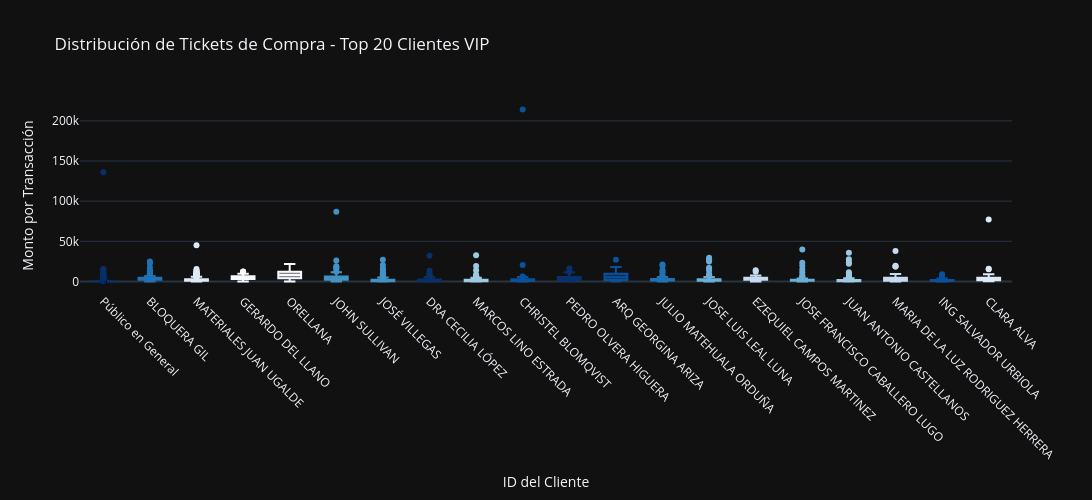

The cell this chart's notebook holds for it:
### Code cell
fig = px.box(
    df_top_20_completo,
    x="cliente",
    y="total",
    color="cliente", 
    color_discrete_sequence=px.colors.sequential.Blues_r,
    title="Distribución de Tickets de Compra - Top 20 Clientes VIP",
    labels={
        "cliente": "ID del Cliente",
        "total": "Monto por Transacción",
    },
)
fig.update_layout(
    xaxis_tickangle=45,  
    width=1100,  
    height=500,  
    showlegend=False,
    template="plotly_dark",
)
fig.update_xaxes(categoryorder="array", categoryarray=top_20_clientes.index)
fig.show()

### Figure 1 — Plotly figure (JSON) as saved in the notebook; plotly's stock layout.template omitted (floating-point values rounded to 4 significant figures; data arrays with more than 128 entries replaced by an {"elided": "..."} marker saying what was removed)
{"data": [{"alignmentgroup": "True", "hovertemplate": "ID del Cliente=%{x}<br>Monto por Transacción=%{y}<extra></extra>", "legendgroup": "Público en General", "marker": {"color": "rgb(8,48,107)"}, "name": "Público en General", "notched": false, "offsetgroup": "Público en General", "orientation": "v", "showlegend": true, "type": "box", "x": {"elided": "25026 str values"}, "x0": " ", "xaxis": "x", "y": {"elided": "25026 float values"}, "y0": " ", "yaxis": "y"}, {"alignmentgroup": "True", "hovertemplate": "ID del Cliente=%{x}<br>Monto por Transacción=%{y}<extra></extra>", "legendgroup": "ING SALVADOR URBIOLA", "marker": {"color": "rgb(8,81,156)"}, "name": "ING SALVADOR URBIOLA", "notched": false, "offsetgroup": "ING SALVADOR URBIOLA", "orientation": "v", "showlegend": true, "type": "box", "x": {"elided": "262 str values"}, "x0": " ", "xaxis": "x", "y": {"elided": "262 float values"}, "y0": " ", "yaxis": "y"}, {"alignmentgroup": "True", "hovertemplate": "ID del Cliente=%{x}<br>Monto por Transacción=%{y}<extra></extra>", "legendgroup": "BLOQUERA GIL", "marker": {"color": "rgb(33,113,181)"}, "name": "BLOQUERA GIL", "notched": false, "offsetgroup": "BLOQUERA GIL", "orientation": "v", "showlegend": true, "type": "box", "x": {"elided": "386 str values"}, "x0": " ", "xaxis": "x", "y": {"elided": "386 float values"}, "y0": " ", "yaxis": "y"}, {"alignmentgroup": "True", "hovertemplate": "ID del Cliente=%{x}<br>Monto por Transacción=%{y}<extra></extra>", "legendgroup": "JOSÉ VILLEGAS", "marker": {"color": "rgb(66,146,198)"}, "name": "JOSÉ VILLEGAS", "notched": false, "offsetgroup": "JOSÉ VILLEGAS", "orientation": "v", "showlegend": true, "type": "box", "x": {"elided": "324 str values"}, "x0": " ", "xaxis": "x", "y": {"elided": "324 float values"}, "y0": " ", "yaxis": "y"}, {"alignmentgroup": "True", "hovertemplate": "ID del Cliente=%{x}<br>Monto por Transacción=%{y}<extra></extra>", "legendgroup": "JOSE FRANCISCO CABALLERO LUGO", "marker": {"color": "rgb(107,174,214)"}, "name": "JOSE FRANCISCO CABALLERO LUGO", "notched": false, "offsetgroup": "JOSE FRANCISCO CABALLERO LUGO", "orientation": "v", "showlegend": true, "type": "box", "x": {"elided": "173 str values"}, "x0": " ", "xaxis": "x", "y": {"elided": "173 float values"}, "y0": " ", "yaxis": "y"}, {"alignmentgroup": "True", "hovertemplate": "ID del Cliente=%{x}<br>Monto por Transacción=%{y}<extra></extra>", "legendgroup": "MARCOS LINO ESTRADA", "marker": {"color": "rgb(158,202,225)"}, "name": "MARCOS LINO ESTRADA", "notched": false, "offsetgroup": "MARCOS LINO ESTRADA", "orientation": "v", "showlegend": true, "type": "box", "x": {"elided": "323 str values"}, "x0": " ", "xaxis": "x", "y": {"elided": "323 float values"}, "y0": " ", "yaxis": "y"}, {"alignmentgroup": "True", "hovertemplate": "ID del Cliente=%{x}<br>Monto por Transacción=%{y}<extra></extra>", "legendgroup": "EZEQUIEL CAMPOS MARTINEZ", "marker": {"color": "rgb(198,219,239)"}, "name": "EZEQUIEL CAMPOS MARTINEZ", "notched": false, "offsetgroup": "EZEQUIEL CAMPOS MARTINEZ", "orientation": "v", "showlegend": true, "type": "box", "x": ["EZEQUIEL CAMPOS MARTINEZ", "EZEQUIEL CAMPOS MARTINEZ", "EZEQUIEL CAMPOS MARTINEZ", "EZEQUIEL CAMPOS MARTINEZ", "EZEQUIEL CAMPOS MARTINEZ", "EZEQUIEL CAMPOS MARTINEZ", "EZEQUIEL CAMPOS MARTINEZ", "EZEQUIEL CAMPOS MARTINEZ", "EZEQUIEL CAMPOS MARTINEZ", "EZEQUIEL CAMPOS MARTINEZ", "EZEQUIEL CAMPOS MARTINEZ", "EZEQUIEL CAMPOS MARTINEZ", "EZEQUIEL CAMPOS MARTINEZ", "EZEQUIEL CAMPOS MARTINEZ", "EZEQUIEL CAMPOS MARTINEZ", "EZEQUIEL CAMPOS MARTINEZ", "EZEQUIEL CAMPOS MARTINEZ", "EZEQUIEL CAMPOS MARTINEZ", "EZEQUIEL CAMPOS MARTINEZ", "EZEQUIEL CAMPOS MARTINEZ", "EZEQUIEL CAMPOS MARTINEZ", "EZEQUIEL CAMPOS MARTINEZ", "EZEQUIEL CAMPOS MARTINEZ", "EZEQUIEL CAMPOS MARTINEZ", "EZEQUIEL CAMPOS MARTINEZ", "EZEQUIEL CAMPOS MARTINEZ", "EZEQUIEL CAMPOS MARTINEZ", "EZEQUIEL CAMPOS MARTINEZ", "EZEQUIEL CAMPOS MARTINEZ", "EZEQUIEL CAMPOS MARTINEZ", "EZEQUIEL CAMPOS MARTINEZ", "EZEQUIEL CAMPOS MARTINEZ", "EZEQUIEL CAMPOS MARTINEZ", "EZEQUIEL CAMPOS MARTINEZ", "EZEQUIEL CAMPOS MARTINEZ", "EZEQUIEL CAMPOS MARTINEZ", "EZEQUIEL CAMPOS MARTINEZ", "EZEQUIEL CAMPOS MARTINEZ", "EZEQUIEL CAMPOS MARTINEZ", "EZEQUIEL CAMPOS MARTINEZ", "EZEQUIEL CAMPOS MARTINEZ", "EZEQUIEL CAMPOS MARTINEZ", "EZEQUIEL CAMPOS MARTINEZ", "EZEQUIEL CAMPOS MARTINEZ", "EZEQUIEL CAMPOS MARTINEZ", "EZEQUIEL CAMPOS MARTINEZ", "EZEQUIEL CAMPOS MARTINEZ", "EZEQUIEL CAMPOS MARTINEZ", "EZEQUIEL CAMPOS MARTINEZ", "EZEQUIEL CAMPOS MARTINEZ", "EZEQUIEL CAMPOS MARTINEZ", "EZEQUIEL CAMPOS MARTINEZ", "EZEQUIEL CAMPOS MARTINEZ", "EZEQUIEL CAMPOS MARTINEZ", "EZEQUIEL CAMPOS MARTINEZ", "EZEQUIEL CAMPOS MARTINEZ", "EZEQUIEL CAMPOS MARTINEZ", "EZEQUIEL CAMPOS MARTINEZ", "EZEQUIEL CAMPOS MARTINEZ", "EZEQUIEL CAMPOS MARTINEZ", "EZEQUIEL CAMPOS MARTINEZ", "EZEQUIEL CAMPOS MARTINEZ", "EZEQUIEL CAMPOS MARTINEZ", "EZEQUIEL CAMPOS MARTINEZ", "EZEQUIEL CAMPOS MARTINEZ", "EZEQUIEL CAMPOS MARTINEZ", "EZEQUIEL CAMPOS MARTINEZ", "EZEQUIEL CAMPOS MARTINEZ", "EZEQUIEL CAMPOS MARTINEZ", "EZEQUIEL CAMPOS MARTINEZ", "EZEQUIEL CAMPOS MARTINEZ", "EZEQUIEL CAMPOS MARTINEZ", "EZEQUIEL CAMPOS MARTINEZ", "EZEQUIEL CAMPOS MARTINEZ", "EZEQUIEL CAMPOS MARTINEZ", "EZEQUIEL CAMPOS MARTINEZ", "EZEQUIEL CAMPOS MARTINEZ", "EZEQUIEL CAMPOS MARTINEZ", "EZEQUIEL CAMPOS MARTINEZ", "EZEQUIEL CAMPOS MARTINEZ", "EZEQUIEL CAMPOS MARTINEZ", "EZEQUIEL CAMPOS MARTINEZ", "EZEQUIEL CAMPOS MARTINEZ", "EZEQUIEL CAMPOS MARTINEZ", "EZEQUIEL CAMPOS MARTINEZ", "EZEQUIEL CAMPOS MARTINEZ", "EZEQUIEL CAMPOS MARTINEZ", "EZEQUIEL CAMPOS MARTINEZ", "EZEQUIEL CAMPOS MARTINEZ", "EZEQUIEL CAMPOS MARTINEZ", "EZEQUIEL CAMPOS MARTINEZ", "EZEQUIEL CAMPOS MARTINEZ", "EZEQUIEL CAMPOS MARTINEZ", "EZEQUIEL CAMPOS MARTINEZ", "EZEQUIEL CAMPOS MARTINEZ", "EZEQUIEL CAMPOS MARTINEZ", "EZEQUIEL CAMPOS MARTINEZ", "EZEQUIEL CAMPOS MARTINEZ", "EZEQUIEL CAMPOS MARTINEZ", "EZEQUIEL CAMPOS MARTINEZ", "EZEQUIEL CAMPOS MARTINEZ", "EZEQUIEL CAMPOS MARTINEZ"], "x0": " ", "xaxis": "x", "y": [2715.0, 3308.0, 3285.0, 792.0, 1975.0, 1530.0, 738.0, 2171.0, 61.0, 12050.0, 14040.0, 4480.0, 2260.0, 2712.0, 3584.0, 2240.0, 4480.0, 3360.0, 4440.0, 3330.0, 3300.0, 3330.0, 3330.0, 1105.0, 3315.0, 6630.0, 3315.0, 1105.0, 3315.0, 1768.0, 3315.0, 2664.0, 3330.0, 2220.0, 4560.0, 1792.0, 2220.0, 4440.0, 2220.0, 3330.0, 3330.0, 4440.0, 4400.0, 2640.0, 1100.0, 4400.0, 4400.0, 3270.0, 3270.0, 1308.0, 4500.0, 4500.0, 1350.0, 4500.0, 1800.0, 5625.0, 1575.0, 453.0, 4600.0, 3450.0, 3450.0, 3450.0, 5750.0, 5750.0, 5750.0, 2300.0, 6900.0, 5750.0, 4104.0, 2736.0, 4520.0, 1596.0, 5650.0, 6660.0, 3420.0, 1596.0, 5244.0, 4520.0, 5875.0, 948.0, 5875.0, 948.0, 5925.0, 1200.0, 5925.0, 1180.0, 4800.0, 2940.0, 735.0, 6125.0, 980.0, 7350.0, 1225.0, 4900.0, 2450.0, 3675.0, 2450.0, 2450.0, 36.0, 1470.0, 4900.0, 3675.0], "y0": " ", "yaxis": "y"}, {"alignmentgroup": "True", "hovertemplate": "ID del Cliente=%{x}<br>Monto por Transacción=%{y}<extra></extra>", "legendgroup": "MATERIALES JUAN UGALDE", "marker": {"color": "rgb(222,235,247)"}, "name": "MATERIALES JUAN UGALDE", "notched": false, "offsetgroup": "MATERIALES JUAN UGALDE", "orientation": "v", "showlegend": true, "type": "box", "x": {"elided": "554 str values"}, "x0": " ", "xaxis": "x", "y": {"elided": "554 float values"}, "y0": " ", "yaxis": "y"}, {"alignmentgroup": "True", "hovertemplate": "ID del Cliente=%{x}<br>Monto por Transacción=%{y}<extra></extra>", "legendgroup": "GERARDO DEL LLANO", "marker": {"color": "rgb(247,251,255)"}, "name": "GERARDO DEL LLANO", "notched": false, "offsetgroup": "GERARDO DEL LLANO", "orientation": "v", "showlegend": true, "type": "box", "x": {"elided": "155 str values"}, "x0": " ", "xaxis": "x", "y": {"elided": "155 float values"}, "y0": " ", "yaxis": "y"}, {"alignmentgroup": "True", "hovertemplate": "ID del Cliente=%{x}<br>Monto por Transacción=%{y}<extra></extra>", "legendgroup": "DRA CECILIA LÓPEZ", "marker": {"color": "rgb(8,48,107)"}, "name": "DRA CECILIA LÓPEZ", "notched": false, "offsetgroup": "DRA CECILIA LÓPEZ", "orientation": "v", "showlegend": true, "type": "box", "x": {"elided": "358 str values"}, "x0": " ", "xaxis": "x", "y": {"elided": "358 float values"}, "y0": " ", "yaxis": "y"}, {"alignmentgroup": "True", "hovertemplate": "ID del Cliente=%{x}<br>Monto por Transacción=%{y}<extra></extra>", "legendgroup": "CHRISTEL BLOMQVIST", "marker": {"color": "rgb(8,81,156)"}, "name": "CHRISTEL BLOMQVIST", "notched": false, "offsetgroup": "CHRISTEL BLOMQVIST", "orientation": "v", "showlegend": true, "type": "box", "x": ["CHRISTEL BLOMQVIST", "CHRISTEL BLOMQVIST", "CHRISTEL BLOMQVIST", "CHRISTEL BLOMQVIST", "CHRISTEL BLOMQVIST", "CHRISTEL BLOMQVIST", "CHRISTEL BLOMQVIST", "CHRISTEL BLOMQVIST", "CHRISTEL BLOMQVIST", "CHRISTEL BLOMQVIST", "CHRISTEL BLOMQVIST", "CHRISTEL BLOMQVIST", "CHRISTEL BLOMQVIST", "CHRISTEL BLOMQVIST", "CHRISTEL BLOMQVIST", "CHRISTEL BLOMQVIST", "CHRISTEL BLOMQVIST", "CHRISTEL BLOMQVIST", "CHRISTEL BLOMQVIST", "CHRISTEL BLOMQVIST", "CHRISTEL BLOMQVIST", "CHRISTEL BLOMQVIST", "CHRISTEL BLOMQVIST", "CHRISTEL BLOMQVIST", "CHRISTEL BLOMQVIST", "CHRISTEL BLOMQVIST", "CHRISTEL BLOMQVIST", "CHRISTEL BLOMQVIST", "CHRISTEL BLOMQVIST", "CHRISTEL BLOMQVIST", "CHRISTEL BLOMQVIST", "CHRISTEL BLOMQVIST", "CHRISTEL BLOMQVIST", "CHRISTEL BLOMQVIST", "CHRISTEL BLOMQVIST", "CHRISTEL BLOMQVIST", "CHRISTEL BLOMQVIST", "CHRISTEL BLOMQVIST", "CHRISTEL BLOMQVIST", "CHRISTEL BLOMQVIST", "CHRISTEL BLOMQVIST", "CHRISTEL BLOMQVIST", "CHRISTEL BLOMQVIST", "CHRISTEL BLOMQVIST", "CHRISTEL BLOMQVIST", "CHRISTEL BLOMQVIST", "CHRISTEL BLOMQVIST", "CHRISTEL BLOMQVIST", "CHRISTEL BLOMQVIST", "CHRISTEL BLOMQVIST", "CHRISTEL BLOMQVIST", "CHRISTEL BLOMQVIST", "CHRISTEL BLOMQVIST", "CHRISTEL BLOMQVIST", "CHRISTEL BLOMQVIST", "CHRISTEL BLOMQVIST", "CHRISTEL BLOMQVIST", "CHRISTEL BLOMQVIST", "CHRISTEL BLOMQVIST", "CHRISTEL BLOMQVIST", "CHRISTEL BLOMQVIST", "CHRISTEL BLOMQVIST", "CHRISTEL BLOMQVIST", "CHRISTEL BLOMQVIST", "CHRISTEL BLOMQVIST", "CHRISTEL BLOMQVIST", "CHRISTEL BLOMQVIST", "CHRISTEL BLOMQVIST", "CHRISTEL BLOMQVIST", "CHRISTEL BLOMQVIST", "CHRISTEL BLOMQVIST", "CHRISTEL BLOMQVIST", "CHRISTEL BLOMQVIST", "CHRISTEL BLOMQVIST", "CHRISTEL BLOMQVIST", "CHRISTEL BLOMQVIST", "CHRISTEL BLOMQVIST", "CHRISTEL BLOMQVIST", "CHRISTEL BLOMQVIST", "CHRISTEL BLOMQVIST", "CHRISTEL BLOMQVIST", "CHRISTEL BLOMQVIST", "CHRISTEL BLOMQVIST", "CHRISTEL BLOMQVIST", "CHRISTEL BLOMQVIST", "CHRISTEL BLOMQVIST", "CHRISTEL BLOMQVIST", "CHRISTEL BLOMQVIST", "CHRISTEL BLOMQVIST", "CHRISTEL BLOMQVIST", "CHRISTEL BLOMQVIST", "CHRISTEL BLOMQVIST", "CHRISTEL BLOMQVIST", "CHRISTEL BLOMQVIST", "CHRISTEL BLOMQVIST", "CHRISTEL BLOMQVIST", "CHRISTEL BLOMQVIST", "CHRISTEL BLOMQVIST", "CHRISTEL BLOMQVIST", "CHRISTEL BLOMQVIST", "CHRISTEL BLOMQVIST", "CHRISTEL BLOMQVIST", "CHRISTEL BLOMQVIST", "CHRISTEL BLOMQVIST", "CHRISTEL BLOMQVIST", "CHRISTEL BLOMQVIST", "CHRISTEL BLOMQVIST", "CHRISTEL BLOMQVIST", "CHRISTEL BLOMQVIST", "CHRISTEL BLOMQVIST", "CHRISTEL BLOMQVIST"], "x0": " ", "xaxis": "x", "y": [614.0, 2055.0, 2015.0, 486.0, 214100.0, 1186.0, 135.0, 6001.0, 3270.0, 1591.0, 90.0, 80.0, 2135.0, 6274.0, 5550.0, 315.0, 1000.0, 760.0, 980.0, 838.0, 510.0, 1342.0, 400.0, 1600.0, 80.0, 480.0, 1241.0, 1589.0, 184.0, 1134.0, 2640.0, 4149.0, 1927.0, 2764.0, 2250.0, 310.0, 2560.0, 1828.0, 2695.0, 449.0, 1615.0, 2923.0, 1548.0, 599.0, 1110.0, 1768.0, 3090.0, 1540.0, 1320.0, 3399.0, 2996.0, 49.0, 4614.0, 2200.0, 2274.0, 1080.0, 960.0, 4550.0, 1829.0, 20550.0, 115.0, 3255.0, 1632.0, 1291.0, 360.0, 1909.0, 526.0, 700.0, 1510.0, 3168.0, 3950.0, 2200.0, 4017.0, 2160.0, 1109.0, 3376.0, 3500.0, 860.0, 1100.0, 475.0, 2050.0, 1130.0, 3510.0, 1153.0, 365.0, 526.0, 313.0, 1016.0, 2660.0, 2378.0, 1818.0, 1600.0, 1872.0, 400.0, 2180.0, 6004.0, 441.0, 752.0, 800.0, 2269.0, 4510.0, 5435.0, 2536.0, 494.0, 580.0, 1202.0, 3420.0, 472.0, 2102.0, 1763.0, 441.0], "y0": " ", "yaxis": "y"}, {"alignmentgroup": "True", "hovertemplate": "ID del Cliente=%{x}<br>Monto por Transacción=%{y}<extra></extra>", "legendgroup": "JULIO MATEHUALA ORDUÑA", "marker": {"color": "rgb(33,113,181)"}, "name": "JULIO MATEHUALA ORDUÑA", "notched": false, "offsetgroup": "JULIO MATEHUALA ORDUÑA", "orientation": "v", "showlegend": true, "type": "box", "x": {"elided": "144 str values"}, "x0": " ", "xaxis": "x", "y": {"elided": "144 float values"}, "y0": " ", "yaxis": "y"}, {"alignmentgroup": "True", "hovertemplate": "ID del Cliente=%{x}<br>Monto por Transacción=%{y}<extra></extra>", "legendgroup": "JOHN SULLIVAN", "marker": {"color": "rgb(66,146,198)"}, "name": "JOHN SULLIVAN", "notched": false, "offsetgroup": "JOHN SULLIVAN", "orientation": "v", "showlegend": true, "type": "box", "x": ["JOHN SULLIVAN", "JOHN SULLIVAN", "JOHN SULLIVAN", "JOHN SULLIVAN", "JOHN SULLIVAN", "JOHN SULLIVAN", "JOHN SULLIVAN", "JOHN SULLIVAN", "JOHN SULLIVAN", "JOHN SULLIVAN", "JOHN SULLIVAN", "JOHN SULLIVAN", "JOHN SULLIVAN", "JOHN SULLIVAN", "JOHN SULLIVAN", "JOHN SULLIVAN", "JOHN SULLIVAN", "JOHN SULLIVAN", "JOHN SULLIVAN", "JOHN SULLIVAN", "JOHN SULLIVAN", "JOHN SULLIVAN", "JOHN SULLIVAN", "JOHN SULLIVAN", "JOHN SULLIVAN", "JOHN SULLIVAN", "JOHN SULLIVAN", "JOHN SULLIVAN", "JOHN SULLIVAN", "JOHN SULLIVAN", "JOHN SULLIVAN", "JOHN SULLIVAN", "JOHN SULLIVAN", "JOHN SULLIVAN", "JOHN SULLIVAN", "JOHN SULLIVAN", "JOHN SULLIVAN", "JOHN SULLIVAN", "JOHN SULLIVAN", "JOHN SULLIVAN", "JOHN SULLIVAN", "JOHN SULLIVAN", "JOHN SULLIVAN", "JOHN SULLIVAN", "JOHN SULLIVAN", "JOHN SULLIVAN", "JOHN SULLIVAN", "JOHN SULLIVAN", "JOHN SULLIVAN", "JOHN SULLIVAN", "JOHN SULLIVAN", "JOHN SULLIVAN", "JOHN SULLIVAN", "JOHN SULLIVAN", "JOHN SULLIVAN", "JOHN SULLIVAN", "JOHN SULLIVAN", "JOHN SULLIVAN", "JOHN SULLIVAN", "JOHN SULLIVAN", "JOHN SULLIVAN", "JOHN SULLIVAN", "JOHN SULLIVAN", "JOHN SULLIVAN", "JOHN SULLIVAN", "JOHN SULLIVAN", "JOHN SULLIVAN", "JOHN SULLIVAN", "JOHN SULLIVAN", "JOHN SULLIVAN", "JOHN SULLIVAN", "JOHN SULLIVAN", "JOHN SULLIVAN", "JOHN SULLIVAN", "JOHN SULLIVAN", "JOHN SULLIVAN", "JOHN SULLIVAN", "JOHN SULLIVAN", "JOHN SULLIVAN", "JOHN SULLIVAN", "JOHN SULLIVAN", "JOHN SULLIVAN", "JOHN SULLIVAN", "JOHN SULLIVAN", "JOHN SULLIVAN", "JOHN SULLIVAN", "JOHN SULLIVAN", "JOHN SULLIVAN", "JOHN SULLIVAN", "JOHN SULLIVAN", "JOHN SULLIVAN", "JOHN SULLIVAN", "JOHN SULLIVAN", "JOHN SULLIVAN", "JOHN SULLIVAN", "JOHN SULLIVAN", "JOHN SULLIVAN", "JOHN SULLIVAN", "JOHN SULLIVAN", "JOHN SULLIVAN", "JOHN SULLIVAN", "JOHN SULLIVAN", "JOHN SULLIVAN", "JOHN SULLIVAN", "JOHN SULLIVAN", "JOHN SULLIVAN", "JOHN SULLIVAN", "JOHN SULLIVAN", "JOHN SULLIVAN", "JOHN SULLIVAN", "JOHN SULLIVAN", "JOHN SULLIVAN", "JOHN SULLIVAN", "JOHN SULLIVAN", "JOHN SULLIVAN", "JOHN SULLIVAN"], "x0": " ", "xaxis": "x", "y": [77.0, 3600.0, 4892.0, 1180.0, 510.0, 1500.0, 17240.0, 8900.0, 4500.0, 4500.0, 4590.0, 4500.0, 4940.0, 9600.0, 150.0, 6780.0, 4420.0, 4400.0, 4790.0, 4360.0, 2680.0, 19060.0, 7665.0, 4671.0, 2243.0, 5530.0, 4540.0, 4690.0, 4565.0, 2166.0, 4840.0, 4500.0, 4300.0, 1975.0, 4300.0, 4300.0, 4300.0, 4300.0, 5130.0, 4854.0, 2115.0, 1300.0, 5145.0, 3899.0, 4400.0, 12820.0, 8246.0, 4360.0, 983.0, 898.0, 8060.0, 140.0, 7064.0, 1944.0, 5000.0, 4520.0, 4985.0, 4724.0, 9460.0, 1890.0, 4420.0, 10800.0, 6520.0, 536.0, 16000.0, 26120.0, 1300.0, 2100.0, 5995.0, 3560.0, 1250.0, 2100.0, 7604.0, 933.0, 4608.0, 5940.0, 6100.0, 4600.0, 702.0, 6900.0, 9200.0, 2125.0, 1266.0, 432.0, 1190.0, 2260.0, 1275.0, 1214.0, 1500.0, 3130.0, 4480.0, 4540.0, 2200.0, 9280.0, 9580.0, 4580.0, 4600.0, 11400.0, 7050.0, 11150.0, 4600.0, 4600.0, 4600.0, 6840.0, 4560.0, 4740.0, 4800.0, 3535.0, 4900.0, 4800.0, 11950.0, 86800.0, 500.0, 9716.0, 4920.0, 9720.0], "y0": " ", "yaxis": "y"}, {"alignmentgroup": "True", "hovertemplate": "ID del Cliente=%{x}<br>Monto por Transacción=%{y}<extra></extra>", "legendgroup": "JOSE LUIS LEAL LUNA", "marker": {"color": "rgb(107,174,214)"}, "name": "JOSE LUIS LEAL LUNA", "notched": false, "offsetgroup": "JOSE LUIS LEAL LUNA", "orientation": "v", "showlegend": true, "type": "box", "x": ["JOSE LUIS LEAL LUNA", "JOSE LUIS LEAL LUNA", "JOSE LUIS LEAL LUNA", "JOSE LUIS LEAL LUNA", "JOSE LUIS LEAL LUNA", "JOSE LUIS LEAL LUNA", "JOSE LUIS LEAL LUNA", "JOSE LUIS LEAL LUNA", "JOSE LUIS LEAL LUNA", "JOSE LUIS LEAL LUNA", "JOSE LUIS LEAL LUNA", "JOSE LUIS LEAL LUNA", "JOSE LUIS LEAL LUNA", "JOSE LUIS LEAL LUNA", "JOSE LUIS LEAL LUNA", "JOSE LUIS LEAL LUNA", "JOSE LUIS LEAL LUNA", "JOSE LUIS LEAL LUNA", "JOSE LUIS LEAL LUNA", "JOSE LUIS LEAL LUNA", "JOSE LUIS LEAL LUNA", "JOSE LUIS LEAL LUNA", "JOSE LUIS LEAL LUNA", "JOSE LUIS LEAL LUNA", "JOSE LUIS LEAL LUNA", "JOSE LUIS LEAL LUNA", "JOSE LUIS LEAL LUNA", "JOSE LUIS LEAL LUNA", "JOSE LUIS LEAL LUNA", "JOSE LUIS LEAL LUNA", "JOSE LUIS LEAL LUNA", "JOSE LUIS LEAL LUNA", "JOSE LUIS LEAL LUNA", "JOSE LUIS LEAL LUNA", "JOSE LUIS LEAL LUNA", "JOSE LUIS LEAL LUNA", "JOSE LUIS LEAL LUNA", "JOSE LUIS LEAL LUNA", "JOSE LUIS LEAL LUNA", "JOSE LUIS LEAL LUNA", "JOSE LUIS LEAL LUNA", "JOSE LUIS LEAL LUNA", "JOSE LUIS LEAL LUNA", "JOSE LUIS LEAL LUNA", "JOSE LUIS LEAL LUNA", "JOSE LUIS LEAL LUNA", "JOSE LUIS LEAL LUNA", "JOSE LUIS LEAL LUNA", "JOSE LUIS LEAL LUNA", "JOSE LUIS LEAL LUNA", "JOSE LUIS LEAL LUNA", "JOSE LUIS LEAL LUNA", "JOSE LUIS LEAL LUNA", "JOSE LUIS LEAL LUNA", "JOSE LUIS LEAL LUNA", "JOSE LUIS LEAL LUNA", "JOSE LUIS LEAL LUNA", "JOSE LUIS LEAL LUNA", "JOSE LUIS LEAL LUNA", "JOSE LUIS LEAL LUNA", "JOSE LUIS LEAL LUNA", "JOSE LUIS LEAL LUNA", "JOSE LUIS LEAL LUNA", "JOSE LUIS LEAL LUNA", "JOSE LUIS LEAL LUNA", "JOSE LUIS LEAL LUNA", "JOSE LUIS LEAL LUNA", "JOSE LUIS LEAL LUNA", "JOSE LUIS LEAL LUNA", "JOSE LUIS LEAL LUNA", "JOSE LUIS LEAL LUNA", "JOSE LUIS LEAL LUNA", "JOSE LUIS LEAL LUNA", "JOSE LUIS LEAL LUNA", "JOSE LUIS LEAL LUNA", "JOSE LUIS LEAL LUNA", "JOSE LUIS LEAL LUNA", "JOSE LUIS LEAL LUNA", "JOSE LUIS LEAL LUNA", "JOSE LUIS LEAL LUNA", "JOSE LUIS LEAL LUNA", "JOSE LUIS LEAL LUNA", "JOSE LUIS LEAL LUNA", "JOSE LUIS LEAL LUNA", "JOSE LUIS LEAL LUNA", "JOSE LUIS LEAL LUNA", "JOSE LUIS LEAL LUNA", "JOSE LUIS LEAL LUNA", "JOSE LUIS LEAL LUNA", "JOSE LUIS LEAL LUNA", "JOSE LUIS LEAL LUNA", "JOSE LUIS LEAL LUNA", "JOSE LUIS LEAL LUNA", "JOSE LUIS LEAL LUNA", "JOSE LUIS LEAL LUNA", "JOSE LUIS LEAL LUNA", "JOSE LUIS LEAL LUNA", "JOSE LUIS LEAL LUNA", "JOSE LUIS LEAL LUNA", "JOSE LUIS LEAL LUNA", "JOSE LUIS LEAL LUNA", "JOSE LUIS LEAL LUNA", "JOSE LUIS LEAL LUNA", "JOSE LUIS LEAL LUNA", "JOSE LUIS LEAL LUNA", "JOSE LUIS LEAL LUNA", "JOSE LUIS LEAL LUNA", "JOSE LUIS LEAL LUNA", "JOSE LUIS LEAL LUNA", "JOSE LUIS LEAL LUNA", "JOSE LUIS LEAL LUNA", "JOSE LUIS LEAL LUNA", "JOSE LUIS LEAL LUNA", "JOSE LUIS LEAL LUNA", "JOSE LUIS LEAL LUNA", "JOSE LUIS LEAL LUNA", "JOSE LUIS LEAL LUNA", "JOSE LUIS LEAL LUNA", "JOSE LUIS LEAL LUNA", "JOSE LUIS LEAL LUNA", "JOSE LUIS LEAL LUNA", "JOSE LUIS LEAL LUNA"], "x0": " ", "xaxis": "x", "y": [1590.0, 1394.0, 13530.0, 3030.0, 3030.0, 215.0, 2150.0, 29450.0, 2775.0, 355.0, 2465.0, 1520.0, 7360.0, 1980.0, 392.0, 3050.0, 600.0, 645.0, 816.0, 2800.0, 49.0, 6450.0, 50.0, 17040.0, 3990.0, 2405.0, 3088.0, 4225.0, 1074.0, 360.0, 1180.0, 2400.0, 1313.0, 4151.0, 4129.0, 3225.0, 3950.0, 4730.0, 150.0, 3050.0, 1800.0, 450.0, 2250.0, 1640.0, 4070.0, 1360.0, 3230.0, 2130.0, 100.0, 1605.0, 2675.0, 640.0, 1210.0, 2121.0, 2490.0, 2888.0, 492.0, 800.0, 1550.0, 1125.0, 9040.0, 912.0, 1563.0, 15540.0, 2250.0, 220.0, 360.0, 900.0, 7980.0, 444.0, 72.0, 115.0, 25740.0, 2025.0, 400.0, 800.0, 1018.0, 986.0, 1232.0, 223.0, 1689.0, 1269.0, 757.0, 40.0, 2516.0, 1342.0, 802.0, 2220.0, 1070.0, 880.0, 78.0, 1320.0, 668.0, 2749.0, 872.0, 2186.0, 976.0, 3075.0, 2364.0, 1194.0, 1194.0, 50.0, 432.0, 5430.0, 950.0, 1481.0, 1070.0, 756.0, 425.0, 501.0, 270.0, 25000.0, 250.0, 27280.0, 300.0, 3827.0, 5309.0, 1170.0, 2300.0, 2528.0, 2300.0, 1274.0], "y0": " ", "yaxis": "y"}, {"alignmentgroup": "True", "hovertemplate": "ID del Cliente=%{x}<br>Monto por Transacción=%{y}<extra></extra>", "legendgroup": "JUAN ANTONIO CASTELLANOS", "marker": {"color": "rgb(158,202,225)"}, "name": "JUAN ANTONIO CASTELLANOS", "notched": false, "offsetgroup": "JUAN ANTONIO CASTELLANOS", "orientation": "v", "showlegend": true, "type": "box", "x": {"elided": "196 str values"}, "x0": " ", "xaxis": "x", "y": {"elided": "196 float values"}, "y0": " ", "yaxis": "y"}, {"alignmentgroup": "True", "hovertemplate": "ID del Cliente=%{x}<br>Monto por Transacción=%{y}<extra></extra>", "legendgroup": "MARIA DE LA LUZ RODRIGUEZ HERRERA", "marker": {"color": "rgb(198,219,239)"}, "name": "MARIA DE LA LUZ RODRIGUEZ HERRERA", "notched": false, "offsetgroup": "MARIA DE LA LUZ RODRIGUEZ HERRERA", "orientation": "v", "showlegend": true, "type": "box", "x": ["MARIA DE LA LUZ RODRIGUEZ HERRERA", "MARIA DE LA LUZ RODRIGUEZ HERRERA", "MARIA DE LA LUZ RODRIGUEZ HERRERA", "MARIA DE LA LUZ RODRIGUEZ HERRERA", "MARIA DE LA LUZ RODRIGUEZ HERRERA", "MARIA DE LA LUZ RODRIGUEZ HERRERA", "MARIA DE LA LUZ RODRIGUEZ HERRERA", "MARIA DE LA LUZ RODRIGUEZ HERRERA", "MARIA DE LA LUZ RODRIGUEZ HERRERA", "MARIA DE LA LUZ RODRIGUEZ HERRERA", "MARIA DE LA LUZ RODRIGUEZ HERRERA", "MARIA DE LA LUZ RODRIGUEZ HERRERA", "MARIA DE LA LUZ RODRIGUEZ HERRERA", "MARIA DE LA LUZ RODRIGUEZ HERRERA", "MARIA DE LA LUZ RODRIGUEZ HERRERA", "MARIA DE LA LUZ RODRIGUEZ HERRERA", "MARIA DE LA LUZ RODRIGUEZ HERRERA", "MARIA DE LA LUZ RODRIGUEZ HERRERA", "MARIA DE LA LUZ RODRIGUEZ HERRERA", "MARIA DE LA LUZ RODRIGUEZ HERRERA", "MARIA DE LA LUZ RODRIGUEZ HERRERA", "MARIA DE LA LUZ RODRIGUEZ HERRERA", "MARIA DE LA LUZ RODRIGUEZ HERRERA", "MARIA DE LA LUZ RODRIGUEZ HERRERA", "MARIA DE LA LUZ RODRIGUEZ HERRERA", "MARIA DE LA LUZ RODRIGUEZ HERRERA", "MARIA DE LA LUZ RODRIGUEZ HERRERA", "MARIA DE LA LUZ RODRIGUEZ HERRERA", "MARIA DE LA LUZ RODRIGUEZ HERRERA", "MARIA DE LA LUZ RODRIGUEZ HERRERA", "MARIA DE LA LUZ RODRIGUEZ HERRERA", "MARIA DE LA LUZ RODRIGUEZ HERRERA", "MARIA DE LA LUZ RODRIGUEZ HERRERA", "MARIA DE LA LUZ RODRIGUEZ HERRERA", "MARIA DE LA LUZ RODRIGUEZ HERRERA", "MARIA DE LA LUZ RODRIGUEZ HERRERA", "MARIA DE LA LUZ RODRIGUEZ HERRERA", "MARIA DE LA LUZ RODRIGUEZ HERRERA", "MARIA DE LA LUZ RODRIGUEZ HERRERA", "MARIA DE LA LUZ RODRIGUEZ HERRERA", "MARIA DE LA LUZ RODRIGUEZ HERRERA", "MARIA DE LA LUZ RODRIGUEZ HERRERA", "MARIA DE LA LUZ RODRIGUEZ HERRERA", "MARIA DE LA LUZ RODRIGUEZ HERRERA", "MARIA DE LA LUZ RODRIGUEZ HERRERA", "MARIA DE LA LUZ RODRIGUEZ HERRERA", "MARIA DE LA LUZ RODRIGUEZ HERRERA", "MARIA DE LA LUZ RODRIGUEZ HERRERA", "MARIA DE LA LUZ RODRIGUEZ HERRERA", "MARIA DE LA LUZ RODRIGUEZ HERRERA", "MARIA DE LA LUZ RODRIGUEZ HERRERA", "MARIA DE LA LUZ RODRIGUEZ HERRERA", "MARIA DE LA LUZ RODRIGUEZ HERRERA", "MARIA DE LA LUZ RODRIGUEZ HERRERA", "MARIA DE LA LUZ RODRIGUEZ HERRERA", "MARIA DE LA LUZ RODRIGUEZ HERRERA", "MARIA DE LA LUZ RODRIGUEZ HERRERA", "MARIA DE LA LUZ RODRIGUEZ HERRERA", "MARIA DE LA LUZ RODRIGUEZ HERRERA", "MARIA DE LA LUZ RODRIGUEZ HERRERA", "MARIA DE LA LUZ RODRIGUEZ HERRERA", "MARIA DE LA LUZ RODRIGUEZ HERRERA", "MARIA DE LA LUZ RODRIGUEZ HERRERA", "MARIA DE LA LUZ RODRIGUEZ HERRERA", "MARIA DE LA LUZ RODRIGUEZ HERRERA", "MARIA DE LA LUZ RODRIGUEZ HERRERA", "MARIA DE LA LUZ RODRIGUEZ HERRERA", "MARIA DE LA LUZ RODRIGUEZ HERRERA", "MARIA DE LA LUZ RODRIGUEZ HERRERA", "MARIA DE LA LUZ RODRIGUEZ HERRERA", "MARIA DE LA LUZ RODRIGUEZ HERRERA", "MARIA DE LA LUZ RODRIGUEZ HERRERA", "MARIA DE LA LUZ RODRIGUEZ HERRERA", "MARIA DE LA LUZ RODRIGUEZ HERRERA", "MARIA DE LA LUZ RODRIGUEZ HERRERA", "MARIA DE LA LUZ RODRIGUEZ HERRERA", "MARIA DE LA LUZ RODRIGUEZ HERRERA", "MARIA DE LA LUZ RODRIGUEZ HERRERA", "MARIA DE LA LUZ RODRIGUEZ HERRERA", "MARIA DE LA LUZ RODRIGUEZ HERRERA", "MARIA DE LA LUZ RODRIGUEZ HERRERA", "MARIA DE LA LUZ RODRIGUEZ HERRERA"], "x0": " ", "xaxis": "x", "y": [4700.0, 38050.0, 1400.0, 580.0, 8520.0, 2000.0, 3140.0, 5840.0, 600.0, 7996.0, 2050.0, 1950.0, 9284.0, 1700.0, 2550.0, 1063.0, 816.0, 850.0, 8180.0, 425.0, 425.0, 975.0, 4525.0, 5265.0, 9050.0, 705.0, 18720.0, 277.0, 18550.0, 8340.0, 8720.0, 1100.0, 540.0, 1090.0, 2180.0, 8875.0, 2306.0, 4020.0, 19440.0, 7485.0, 872.0, 1400.0, 3140.0, 3075.0, 3075.0, 2555.0, 4155.0, 8185.0, 3525.0, 5395.0, 1125.0, 2825.0, 1125.0, 2630.0, 3290.0, 3053.0, 6480.0, 4275.0, 1320.0, 1290.0, 651.0, 904.0, 255.0, 92.0, 2450.0, 1800.0, 1990.0, 1810.0, 472.0, 4954.0, 1550.0, 1800.0, 1050.0, 630.0, 2460.0, 600.0, 500.0, 665.0, 500.0, 3820.0, 3055.0, 2695.0], "y0": " ", "yaxis": "y"}, {"alignmentgroup": "True", "hovertemplate": "ID del Cliente=%{x}<br>Monto por Transacción=%{y}<extra></extra>", "legendgroup": "CLARA ALVA", "marker": {"color": "rgb(222,235,247)"}, "name": "CLARA ALVA", "notched": false, "offsetgroup": "CLARA ALVA", "orientation": "v", "showlegend": true, "type": "box", "x": ["CLARA ALVA", "CLARA ALVA", "CLARA ALVA", "CLARA ALVA", "CLARA ALVA", "CLARA ALVA", "CLARA ALVA", "CLARA ALVA", "CLARA ALVA", "CLARA ALVA", "CLARA ALVA", "CLARA ALVA", "CLARA ALVA", "CLARA ALVA", "CLARA ALVA", "CLARA ALVA", "CLARA ALVA", "CLARA ALVA", "CLARA ALVA", "CLARA ALVA", "CLARA ALVA", "CLARA ALVA", "CLARA ALVA", "CLARA ALVA", "CLARA ALVA", "CLARA ALVA", "CLARA ALVA", "CLARA ALVA", "CLARA ALVA", "CLARA ALVA", "CLARA ALVA", "CLARA ALVA", "CLARA ALVA", "CLARA ALVA", "CLARA ALVA", "CLARA ALVA", "CLARA ALVA", "CLARA ALVA", "CLARA ALVA", "CLARA ALVA", "CLARA ALVA", "CLARA ALVA", "CLARA ALVA", "CLARA ALVA", "CLARA ALVA", "CLARA ALVA", "CLARA ALVA", "CLARA ALVA", "CLARA ALVA", "CLARA ALVA", "CLARA ALVA", "CLARA ALVA", "CLARA ALVA", "CLARA ALVA", "CLARA ALVA", "CLARA ALVA"], "x0": " ", "xaxis": "x", "y": [3300.0, 15700.0, 3080.0, 2868.0, 900.0, 5539.0, 760.0, 900.0, 3965.0, 2075.0, 8942.0, 7599.0, 3300.0, 6716.0, 3695.0, 3320.0, 4087.0, 4110.0, 3335.0, 4383.0, 6773.0, 3742.0, 3157.0, 3169.0, 4510.0, 2825.0, 2825.0, 217.0, 5142.0, 1085.0, 4186.0, 4080.0, 77290.0, 2050.0, 2152.0, 1545.0, 2468.0, 1125.0, 1624.0, 1444.0, 1267.0, 2253.0, 123.0, 15200.0, 1056.0, 4231.0, 7896.0, 6539.0, 1653.0, 3470.0, 7122.0, 4750.0, 1434.0, 1188.0, 6418.0, 2570.0], "y0": " ", "yaxis": "y"}, {"alignmentgroup": "True", "hovertemplate": "ID del Cliente=%{x}<br>Monto por Transacción=%{y}<extra></extra>", "legendgroup": "ORELLANA", "marker": {"color": "rgb(247,251,255)"}, "name": "ORELLANA", "notched": false, "offsetgroup": "ORELLANA", "orientation": "v", "showlegend": true, "type": "box", "x": ["ORELLANA", "ORELLANA", "ORELLANA", "ORELLANA", "ORELLANA", "ORELLANA", "ORELLANA", "ORELLANA", "ORELLANA", "ORELLANA", "ORELLANA", "ORELLANA", "ORELLANA", "ORELLANA", "ORELLANA", "ORELLANA", "ORELLANA", "ORELLANA", "ORELLANA", "ORELLANA", "ORELLANA", "ORELLANA", "ORELLANA", "ORELLANA", "ORELLANA", "ORELLANA", "ORELLANA", "ORELLANA", "ORELLANA", "ORELLANA", "ORELLANA", "ORELLANA", "ORELLANA", "ORELLANA", "ORELLANA", "ORELLANA", "ORELLANA", "ORELLANA", "ORELLANA", "ORELLANA", "ORELLANA", "ORELLANA", "ORELLANA", "ORELLANA", "ORELLANA", "ORELLANA", "ORELLANA", "ORELLANA", "ORELLANA", "ORELLANA", "ORELLANA", "ORELLANA", "ORELLANA", "ORELLANA", "ORELLANA", "ORELLANA", "ORELLANA", "ORELLANA", "ORELLANA", "ORELLANA", "ORELLANA", "ORELLANA", "ORELLANA", "ORELLANA", "ORELLANA", "ORELLANA", "ORELLANA", "ORELLANA", "ORELLANA", "ORELLANA", "ORELLANA", "ORELLANA", "ORELLANA", "ORELLANA", "ORELLANA", "ORELLANA", "ORELLANA", "ORELLANA", "ORELLANA", "ORELLANA", "ORELLANA", "ORELLANA", "ORELLANA", "ORELLANA", "ORELLANA", "ORELLANA", "ORELLANA", "ORELLANA", "ORELLANA", "ORELLANA", "ORELLANA", "ORELLANA"], "x0": " ", "xaxis": "x", "y": [4100.0, 4100.0, 6150.0, 4100.0, 8200.0, 4715.0, 2050.0, 2050.0, 18450.0, 700.0, 16470.0, 16400.0, 80.0, 11700.0, 154.0, 40.0, 100.0, 4125.0, 4100.0, 16400.0, 88.0, 15380.0, 4715.0, 21630.0, 20500.0, 296.0, 8200.0, 20500.0, 20500.0, 4100.0, 8200.0, 20500.0, 20500.0, 16400.0, 12300.0, 8200.0, 16400.0, 16400.0, 11700.0, 12300.0, 8200.0, 4100.0, 8200.0, 8200.0, 8000.0, 4000.0, 12000.0, 16000.0, 12000.0, 8000.0, 12000.0, 12000.0, 4000.0, 8000.0, 280.0, 8000.0, 277.0, 4000.0, 8000.0, 4000.0, 4000.0, 4000.0, 8000.0, 12000.0, 12000.0, 8000.0, 16000.0, 8000.0, 8000.0, 16000.0, 16000.0, 8000.0, 12000.0, 12000.0, 8540.0, 2017.0, 16000.0, 8000.0, 4000.0, 4000.0, 4000.0, 12000.0, 4000.0, 4100.0, 8000.0, 4100.0, 4000.0, 6000.0, 6000.0, 2000.0, 2000.0, 3000.0], "y0": " ", "yaxis": "y"}, {"alignmentgroup": "True", "hovertemplate": "ID del Cliente=%{x}<br>Monto por Transacción=%{y}<extra></extra>", "legendgroup": "PEDRO OLVERA HIGUERA", "marker": {"color": "rgb(8,48,107)"}, "name": "PEDRO OLVERA HIGUERA", "notched": false, "offsetgroup": "PEDRO OLVERA HIGUERA", "orientation": "v", "showlegend": true, "type": "box", "x": ["PEDRO OLVERA HIGUERA", "PEDRO OLVERA HIGUERA", "PEDRO OLVERA HIGUERA", "PEDRO OLVERA HIGUERA", "PEDRO OLVERA HIGUERA", "PEDRO OLVERA HIGUERA", "PEDRO OLVERA HIGUERA", "PEDRO OLVERA HIGUERA", "PEDRO OLVERA HIGUERA", "PEDRO OLVERA HIGUERA", "PEDRO OLVERA HIGUERA", "PEDRO OLVERA HIGUERA", "PEDRO OLVERA HIGUERA", "PEDRO OLVERA HIGUERA", "PEDRO OLVERA HIGUERA", "PEDRO OLVERA HIGUERA", "PEDRO OLVERA HIGUERA", "PEDRO OLVERA HIGUERA", "PEDRO OLVERA HIGUERA", "PEDRO OLVERA HIGUERA", "PEDRO OLVERA HIGUERA", "PEDRO OLVERA HIGUERA", "PEDRO OLVERA HIGUERA", "PEDRO OLVERA HIGUERA", "PEDRO OLVERA HIGUERA", "PEDRO OLVERA HIGUERA", "PEDRO OLVERA HIGUERA", "PEDRO OLVERA HIGUERA", "PEDRO OLVERA HIGUERA", "PEDRO OLVERA HIGUERA", "PEDRO OLVERA HIGUERA", "PEDRO OLVERA HIGUERA", "PEDRO OLVERA HIGUERA", "PEDRO OLVERA HIGUERA", "PEDRO OLVERA HIGUERA", "PEDRO OLVERA HIGUERA", "PEDRO OLVERA HIGUERA", "PEDRO OLVERA HIGUERA", "PEDRO OLVERA HIGUERA", "PEDRO OLVERA HIGUERA", "PEDRO OLVERA HIGUERA", "PEDRO OLVERA HIGUERA", "PEDRO OLVERA HIGUERA", "PEDRO OLVERA HIGUERA", "PEDRO OLVERA HIGUERA", "PEDRO OLVERA HIGUERA", "PEDRO OLVERA HIGUERA", "PEDRO OLVERA HIGUERA", "PEDRO OLVERA HIGUERA", "PEDRO OLVERA HIGUERA", "PEDRO OLVERA HIGUERA", "PEDRO OLVERA HIGUERA", "PEDRO OLVERA HIGUERA", "PEDRO OLVERA HIGUERA", "PEDRO OLVERA HIGUERA", "PEDRO OLVERA HIGUERA", "PEDRO OLVERA HIGUERA", "PEDRO OLVERA HIGUERA", "PEDRO OLVERA HIGUERA", "PEDRO OLVERA HIGUERA", "PEDRO OLVERA HIGUERA", "PEDRO OLVERA HIGUERA", "PEDRO OLVERA HIGUERA", "PEDRO OLVERA HIGUERA", "PEDRO OLVERA HIGUERA", "PEDRO OLVERA HIGUERA", "PEDRO OLVERA HIGUERA", "PEDRO OLVERA HIGUERA", "PEDRO OLVERA HIGUERA", "PEDRO OLVERA HIGUERA", "PEDRO OLVERA HIGUERA", "PEDRO OLVERA HIGUERA", "PEDRO OLVERA HIGUERA", "PEDRO OLVERA HIGUERA", "PEDRO OLVERA HIGUERA", "PEDRO OLVERA HIGUERA", "PEDRO OLVERA HIGUERA", "PEDRO OLVERA HIGUERA", "PEDRO OLVERA HIGUERA", "PEDRO OLVERA HIGUERA", "PEDRO OLVERA HIGUERA", "PEDRO OLVERA HIGUERA", "PEDRO OLVERA HIGUERA", "PEDRO OLVERA HIGUERA", "PEDRO OLVERA HIGUERA", "PEDRO OLVERA HIGUERA", "PEDRO OLVERA HIGUERA", "PEDRO OLVERA HIGUERA", "PEDRO OLVERA HIGUERA", "PEDRO OLVERA HIGUERA", "PEDRO OLVERA HIGUERA", "PEDRO OLVERA HIGUERA", "PEDRO OLVERA HIGUERA", "PEDRO OLVERA HIGUERA", "PEDRO OLVERA HIGUERA", "PEDRO OLVERA HIGUERA", "PEDRO OLVERA HIGUERA", "PEDRO OLVERA HIGUERA", "PEDRO OLVERA HIGUERA", "PEDRO OLVERA HIGUERA", "PEDRO OLVERA HIGUERA", "PEDRO OLVERA HIGUERA"], "x0": " ", "xaxis": "x", "y": [516.0, 826.0, 416.0, 2415.0, 865.0, 780.0, 885.0, 1600.0, 1274.0, 2330.0, 2140.0, 1856.0, 540.0, 5023.0, 16020.0, 1025.0, 3075.0, 12300.0, 429.0, 2170.0, 4100.0, 2050.0, 3985.0, 3887.0, 10400.0, 10170.0, 9445.0, 8.0, 9870.0, 24.0, 602.0, 5070.0, 1296.0, 1638.0, 4380.0, 3200.0, 4240.0, 6509.0, 3030.0, 62.0, 4200.0, 6339.0, 11340.0, 5570.0, 1200.0, 1550.0, 2100.0, 6300.0, 2100.0, 4200.0, 5880.0, 9887.0, 58.0, 58.0, 2520.0, 4200.0, 2348.0, 8192.0, 1774.0, 8772.0, 635.0, 3625.0, 7350.0, 6410.0, 11890.0, 5140.0, 4200.0, 5495.0, 3378.0, 2100.0, 1656.0, 320.0, 2917.0, 2121.0, 6440.0, 1471.0, 4332.0, 1890.0, 1375.0, 2825.0, 6420.0, 4302.0, 5097.0, 1047.0, 3150.0, 3064.0, 1480.0, 4702.0, 3356.0, 5680.0, 4200.0, 5822.0, 8239.0, 2102.0, 2508.0, 1530.0, 1245.0, 850.0, 690.0, 6627.0, 9600.0, 675.0], "y0": " ", "yaxis": "y"}, {"alignmentgroup": "True", "hovertemplate": "ID del Cliente=%{x}<br>Monto por Transacción=%{y}<extra></extra>", "legendgroup": "ARQ GEORGINA ARIZA", "marker": {"color": "rgb(8,81,156)"}, "name": "ARQ GEORGINA ARIZA", "notched": false, "offsetgroup": "ARQ GEORGINA ARIZA", "orientation": "v", "showlegend": true, "type": "box", "x": ["ARQ GEORGINA ARIZA", "ARQ GEORGINA ARIZA", "ARQ GEORGINA ARIZA", "ARQ GEORGINA ARIZA", "ARQ GEORGINA ARIZA", "ARQ GEORGINA ARIZA", "ARQ GEORGINA ARIZA", "ARQ GEORGINA ARIZA", "ARQ GEORGINA ARIZA", "ARQ GEORGINA ARIZA", "ARQ GEORGINA ARIZA", "ARQ GEORGINA ARIZA", "ARQ GEORGINA ARIZA", "ARQ GEORGINA ARIZA", "ARQ GEORGINA ARIZA", "ARQ GEORGINA ARIZA", "ARQ GEORGINA ARIZA", "ARQ GEORGINA ARIZA", "ARQ GEORGINA ARIZA", "ARQ GEORGINA ARIZA", "ARQ GEORGINA ARIZA", "ARQ GEORGINA ARIZA", "ARQ GEORGINA ARIZA", "ARQ GEORGINA ARIZA", "ARQ GEORGINA ARIZA", "ARQ GEORGINA ARIZA", "ARQ GEORGINA ARIZA", "ARQ GEORGINA ARIZA", "ARQ GEORGINA ARIZA", "ARQ GEORGINA ARIZA", "ARQ GEORGINA ARIZA", "ARQ GEORGINA ARIZA", "ARQ GEORGINA ARIZA", "ARQ GEORGINA ARIZA", "ARQ GEORGINA ARIZA", "ARQ GEORGINA ARIZA", "ARQ GEORGINA ARIZA", "ARQ GEORGINA ARIZA", "ARQ GEORGINA ARIZA", "ARQ GEORGINA ARIZA", "ARQ GEORGINA ARIZA", "ARQ GEORGINA ARIZA", "ARQ GEORGINA ARIZA", "ARQ GEORGINA ARIZA", "ARQ GEORGINA ARIZA", "ARQ GEORGINA ARIZA", "ARQ GEORGINA ARIZA", "ARQ GEORGINA ARIZA", "ARQ GEORGINA ARIZA", "ARQ GEORGINA ARIZA", "ARQ GEORGINA ARIZA", "ARQ GEORGINA ARIZA", "ARQ GEORGINA ARIZA", "ARQ GEORGINA ARIZA", "ARQ GEORGINA ARIZA", "ARQ GEORGINA ARIZA", "ARQ GEORGINA ARIZA", "ARQ GEORGINA ARIZA"], "x0": " ", "xaxis": "x", "y": [5510.0, 1350.0, 2133.0, 4445.0, 14820.0, 6524.0, 1660.0, 2300.0, 204.0, 3748.0, 440.0, 7290.0, 320.0, 5338.0, 1150.0, 5556.0, 8975.0, 10830.0, 1986.0, 1625.0, 6047.0, 15540.0, 10260.0, 157.0, 12770.0, 15940.0, 1050.0, 9190.0, 26930.0, 17980.0, 7212.0, 5700.0, 220.0, 4560.0, 4997.0, 6345.0, 600.0, 16050.0, 9441.0, 1896.0, 1956.0, 4700.0, 13120.0, 8925.0, 4156.0, 10710.0, 825.0, 2360.0, 4395.0, 12500.0, 1790.0, 700.0, 17820.0, 14750.0, 700.0, 9280.0, 835.0, 5463.0], "y0": " ", "yaxis": "y"}], "layout": {"boxmode": "overlay", "height": 500, "legend": {"title": {"text": "ID del Cliente"}, "tracegroupgap": 0}, "showlegend": false, "title": {"text": "Distribución de Tickets de Compra - Top 20 Clientes VIP"}, "width": 1100, "xaxis": {"anchor": "y", "categoryarray": ["Público en General", "BLOQUERA GIL", "MATERIALES JUAN UGALDE", "GERARDO DEL LLANO", "ORELLANA", "JOHN SULLIVAN", "JOSÉ VILLEGAS", "DRA CECILIA LÓPEZ", "MARCOS LINO ESTRADA", "CHRISTEL BLOMQVIST", "PEDRO OLVERA HIGUERA", "ARQ GEORGINA ARIZA", "JULIO MATEHUALA ORDUÑA", "JOSE LUIS LEAL LUNA", "EZEQUIEL CAMPOS MARTINEZ", "JOSE FRANCISCO CABALLERO LUGO", "JUAN ANTONIO CASTELLANOS", "MARIA DE LA LUZ RODRIGUEZ HERRERA", "ING SALVADOR URBIOLA", "CLARA ALVA"], "categoryorder": "array", "domain": [0, 1], "tickangle": 45, "title": {"text": "ID del Cliente"}}, "yaxis": {"anchor": "x", "domain": [0, 1], "title": {"text": "Monto por Transacción"}}}}
